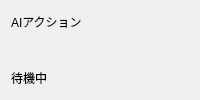
<?xml version="1.0" encoding="UTF-8"?>
<ui version="4.0">
 <class>AiActionPanel</class>
 <widget class="QWidget" name="aiActionPanel"><layout class="QVBoxLayout" name="verticalLayout_aiActionPanel"><item><widget class="QLabel" name="aiActionTitleLabel"><property name="text"><string>AIアクション</string></property></widget></item><item><widget class="QWidget" name="aiActionButtonContainer"><layout class="QVBoxLayout" name="verticalLayout_aiActionButtons"/></widget></item><item><widget class="QLabel" name="aiActionStatusLabel"><property name="text"><string>待機中</string></property></widget></item></layout></widget>
 <resources/>
 <connections/>
</ui>
